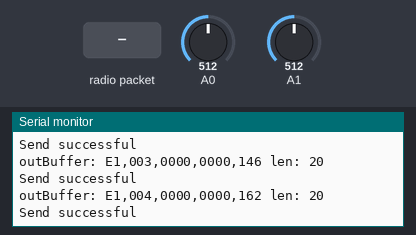
Bench run of a sketch on a simulated Arduino Uno, built with avr-gcc and run on an emulated ATmega328P. Parts: the last lines printed to the serial monitor. The test bench sets the inputs (shaded band); at power-on: A0 = 512, A1 = 512. Random numbers use the default seed unless the sketch sets one; no radio packets arrive unless stated.

Above: at 2.2 s.
2.3 s: radio packet "1" arrives
At 2.58 s:
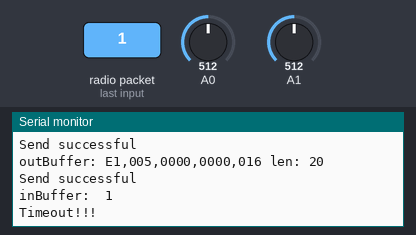
3.8 s: A0 set to 716
At 3.94 s:
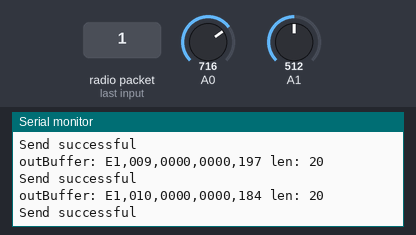
5.3 s: A1 set to 716
At 5.31 s:
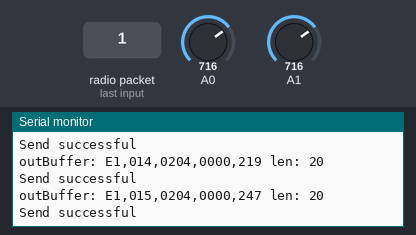
6.8 s: radio packet "0" arrives
At 7.23 s:
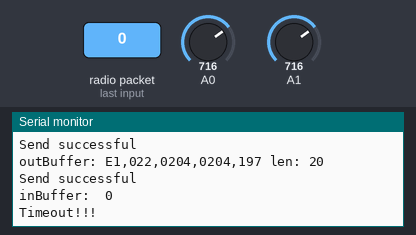
8.3 s: A0 set to 900
At 8.32 s:
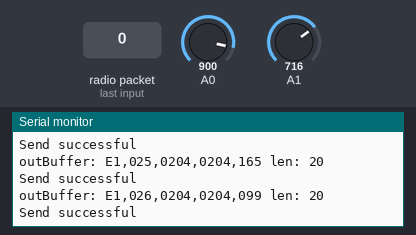
9.8 s: A1 set to 900
At 9.96 s:
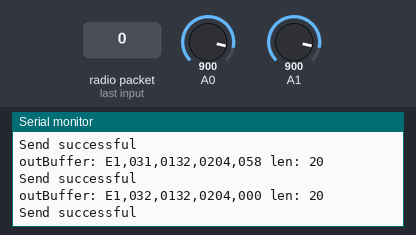
Timing chart, 0 to 12.3 s (numbered marks = the images above; inputs shaded):
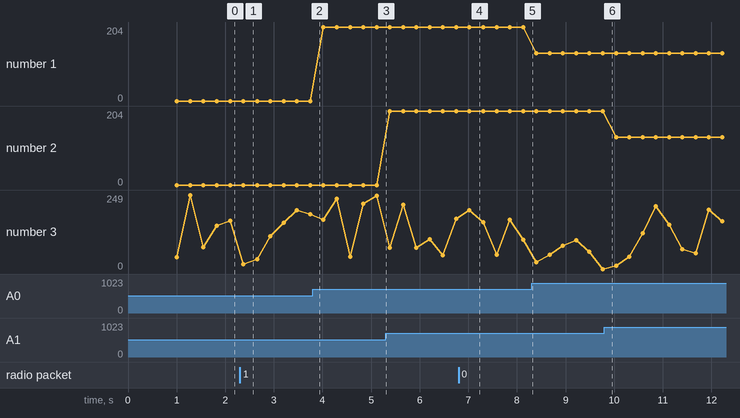

The sketch:

nRF24_sendto_hub.ino
```cpp
#include <SPI.h>
#include "nRF24L01.h"
#include "RF24.h"
#include "printf.h"

#define RF_SETUP 0x17
// Set up nRF24L01 radio on SPI pin for CE, CSN
RF24 radio(9,10);

// For best performance, use P1-P5 for writing and Pipe0 for reading as per the hub setting
// Below is the settings from the hub/receiver listening to P0 to P5
//const uint64_t pipes[6] = { 0x7365727631LL, 0xF0F0F0F0E1LL, 0xF0F0F0F0E2LL, 0xF0F0F0F0E3LL, 0xF0F0F0F0E4LL, 0xF0F0F0F0E5LL };
// Example below using pipe5 for writing
const uint64_t pipes[2] = { 0xF0F0F0F0E1LL, 0x7365727631LL };

// const uint64_t pipes[2] = { 0xF0F0F0F0E2LL, 0xF0F0F0F0E2LL };
// const uint64_t pipes[2] = { 0xF0F0F0F0E3LL, 0xF0F0F0F0E3LL };
// const uint64_t pipes[2] = { 0xF0F0F0F0E4LL, 0xF0F0F0F0E4LL };
// const uint64_t pipes[2] = { 0xF0F0F0F0E5LL, 0xF0F0F0F0E5LL };
// Pipe0 is F0F0F0F0D2 ( same as reading pipe )

char receivePayload[32];
uint8_t counter=0;

void setup(void)
{


  Serial.begin(57600);

  printf_begin();
  printf("Sending nodeID & 4 sensor data\n\r");

  radio.begin();

  // Enable this seems to work better
  radio.enableDynamicPayloads();

  radio.setDataRate(RF24_1MBPS);
  radio.setPALevel(RF24_PA_MAX);
  radio.setChannel(76);
  radio.setRetries(15,15);

  radio.openWritingPipe(pipes[0]);
  radio.openReadingPipe(1,pipes[1]);


  // Send only, ignore listening mode
  //radio.startListening();

  // Dump the configuration of the rf unit for debugging
  radio.printDetails();
  delay(1000);
}

void loop(void)
{
  uint8_t Data1,Data2,Data3,Data4 = 0;
  char temp[5];
  bool timeout=0;

  // Get the last two Bytes as node-id
  uint16_t nodeID = pipes[0] & 0xff;

  // Use the last 2 pipes address as nodeID
  // sprintf(nodeID,"%X",pipes[0]);

  char outBuffer[32]=""; // Clear the outBuffer before every loop
  unsigned long send_time, rtt = 0;

    // Get readings from sensors, change codes below to read sensors
    Data1 = counter++;
    Data2 = analogRead(0);
    Data3 = analogRead(1);
    Data4 = random(0,1000);

    if ( counter > 999 ) counter = 0;

    // Append the hex nodeID to the beginning of the payload
    sprintf(outBuffer,"%2X",nodeID);

    strcat(outBuffer,",");

    // Convert int to strings and append with zeros if number smaller than 3 digits
    // 000 to 999

    sprintf(temp,"%03d",Data1);
    strcat(outBuffer,temp);

    strcat(outBuffer,",");

    sprintf(temp,"%04d",Data2);
    strcat(outBuffer,temp);

    strcat(outBuffer,",");

    sprintf(temp,"%04d",Data3);
    strcat(outBuffer,temp);

    strcat(outBuffer,",");

    sprintf(temp,"%03d",Data4);
    strcat(outBuffer,temp);

    printf("outBuffer: %s len: %d\n\r",outBuffer, strlen(outBuffer));

    send_time = millis();

    // Stop listening and write to radio
    radio.stopListening();

    // Send to hub
    if ( radio.write( outBuffer, strlen(outBuffer)) ) {
       printf("Send successful\n\r");
    }
    else {
       printf("Send failed\n\r");
    }

    radio.startListening();
    delay(20);

  while ( radio.available() && !timeout ) {

         uint8_t len = radio.getDynamicPayloadSize();
         radio.read( receivePayload, len);

         receivePayload[len] = 0;
         printf("inBuffer:  %s\n\r",receivePayload);

         // Compare receive payload with outBuffer
         if ( ! strcmp(outBuffer, receivePayload) ) {
             rtt = millis() - send_time;

             printf("inBuffer --> rtt: %i \n\r",rtt);

             // Turn on buzzer to Pin 2
             digitalWrite(2,HIGH);

         }

    // Check for timeout and exit the while loop
    if ( millis() - send_time > radio.getMaxTimeout() ) {
         Serial.println("Timeout!!!");
         timeout = 1;
     }

     delay(10);
   } // End while

    delay(250);
    digitalWrite(2,LOW); // Off the buzzer

  }
```

printf.h
```cpp
// (licence header left out)
/**
 * @file printf.h
 *
 * Setup necessary to direct stdout to the Arduino Serial library, which
 * enables 'printf'
 */

#ifndef __PRINTF_H__
#define __PRINTF_H__

#ifdef ARDUINO

int serial_putc( char c, FILE * )
{
  Serial.write( c );

  return c;
}

void printf_begin(void)
{
  fdevopen( &serial_putc, 0 );
}

#else
#error This example is only for use on Arduino.
#endif // ARDUINO

#endif // __PRINTF_H__
```

Measured:
- after the input at 2.3 s, the serial monitor: prints a new line after 0.09 s (image 1)
- after the input at 6.8 s, the serial monitor: prints a new line after 0.25 s (image 4)
- plotted number 1: 0 → 204 after the input at 3.8 s, 204 → 132 after the input at 8.3 s
